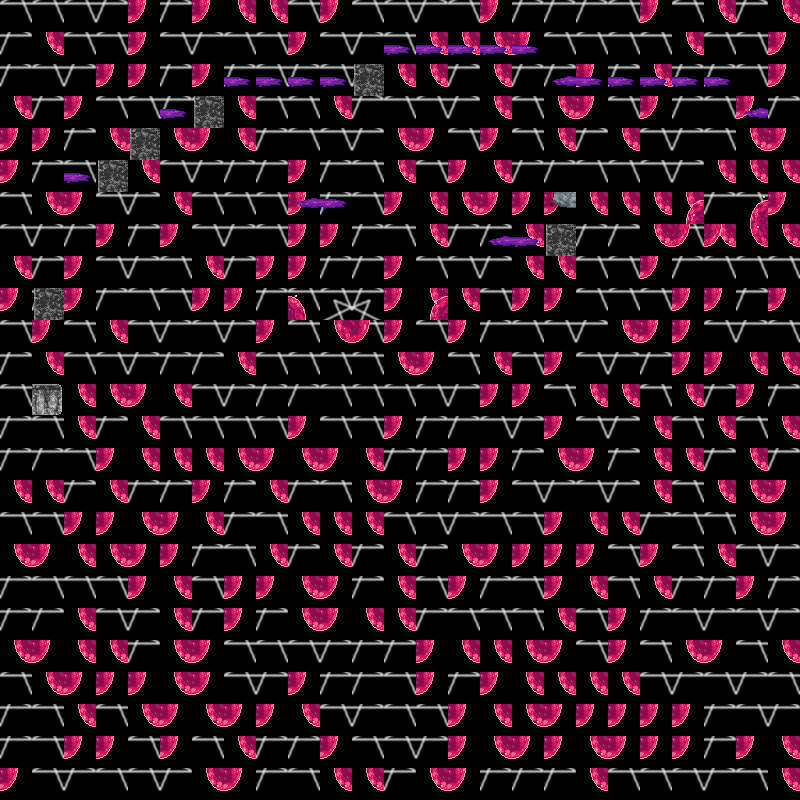

A level layout from a 2D game, rendered from its tile map. Below: a short description, then the map file with tile-grid data replaced by summaries:
An orthogonal 25x25 tile map with 32x32 px tiles, 3 tile layers (Kachelebene 2, Kachelebene 3, Kachelebene 3) and 7 objects.

<map version="1.0" orientation="orthogonal" renderorder="right-down" width="25" height="25" tilewidth="32" tileheight="32" nextobjectid="16">
 <tileset firstgid="1" name="spriteSheet" tilewidth="32" tileheight="32" tilecount="100">
  <image source="spriteSheet.png" width="320" height="320" />
 </tileset>
 <layer name="Kachelebene 2" width="25" height="25">
  <data>[625 cells, 625 non-empty, 4 distinct tile ids]</data>
 </layer>
 <layer name="Kachelebene 3" width="25" height="25">
  <data>[625 cells, 231 non-empty, 30 distinct tile ids]</data>
 </layer>
 <layer name="Kachelebene 3" width="25" height="25">
  <data>[625 cells, 0 non-empty, 0 distinct tile ids]</data>
 </layer>
 <objectgroup name="Objektebene 1">
  <object id="3" gid="2147483733" x="244" y="256" width="32" height="32" />
  <object id="8" gid="14" x="392" y="216" width="32" height="32" />
  <object id="10" gid="64" x="316" y="244" width="32" height="32" />
  <object id="11" gid="52" x="352" y="324" width="32" height="32" />
  <object id="12" gid="51" x="320" y="324" width="32" height="32" />
  <object id="13" gid="41" x="320" y="292" width="32" height="32" />
  <object id="14" gid="42" x="352" y="292" width="32" height="32" />
 </objectgroup>
</map>